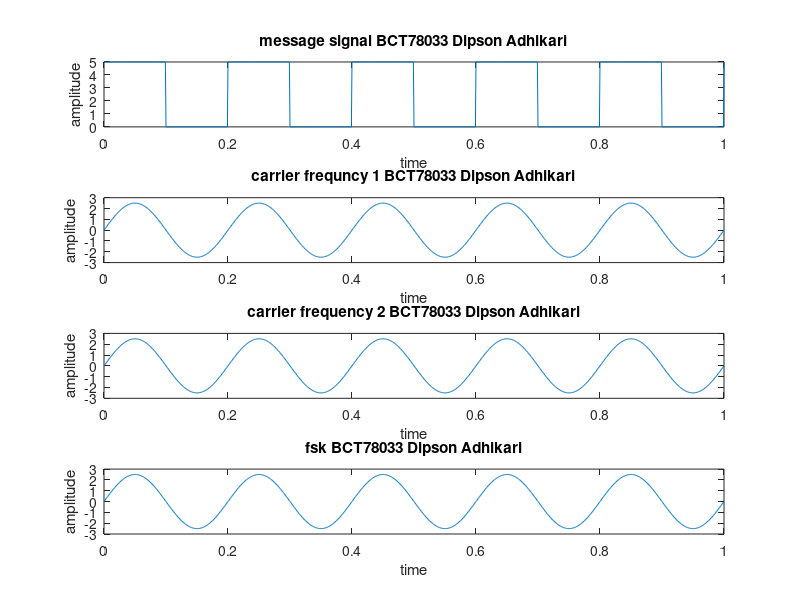

Here is the MATLAB script that generated this plot:
clc
clear all
close all
fp=input("Enter the frequency of pulse message");%5
fc1=input("Enter the carrier frequency 1");%10
fc2=input("Enter the carrier frequency 2");%30
amp=input("Enter the amplitude for both carrier and message");%4
amp=amp/2;
t=0:0.001:1;
c1=amp.*sin(2*pi*fc1*t); %1st carrier
c2=amp.*sin(2*pi*fc2*t); %2nd carrier
m=amp.*square(2*pi*fp*t)+amp; %generating message pulse 
for i=0:1000
if m(i+1)==0
 mm(i+1)=c2(i+1);
else 
 mm(i+1)=c1(i+1);
end
end
subplot(411)
plot(t,m)
xlabel('time');
ylabel('amplitude');
title('message signal BCT78033 Dipson Adhikari')
subplot(412)
plot(t,c1)
xlabel('time');
ylabel('amplitude');
title('carrier frequncy 1 BCT78033 Dipson Adhikari')
subplot(413)
plot(t,c2)
xlabel('time');
ylabel('amplitude');
title('carrier frequency 2 BCT78033 Dipson Adhikari')
subplot(414)
plot(t,mm)
xlabel('time');
ylabel('amplitude');
title('fsk BCT78033 Dipson Adhikari')
